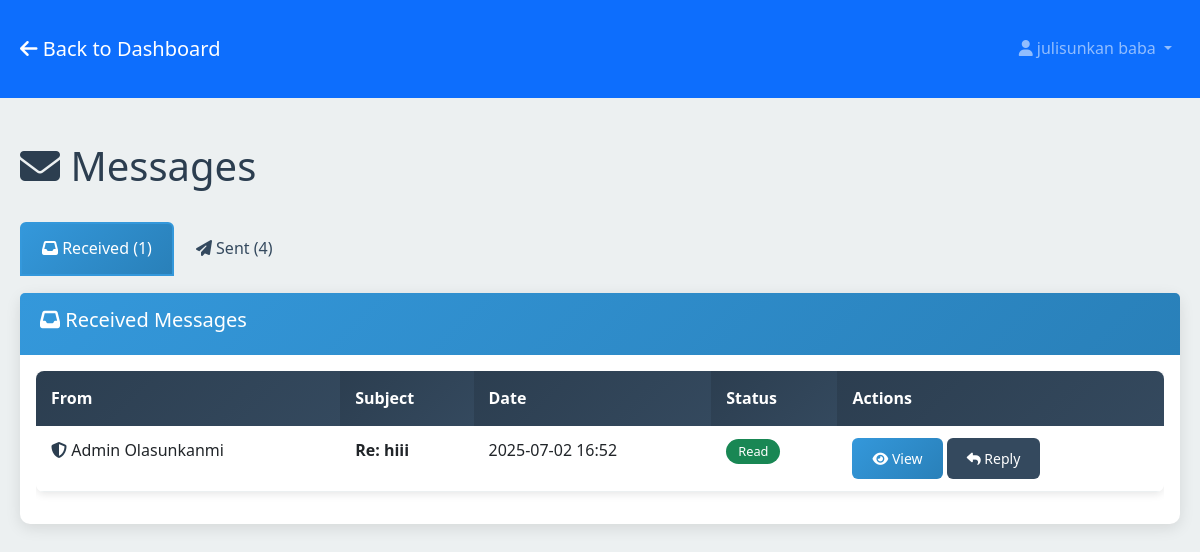
Screenshot of /messages (signed in) with the database file from the repository.
### models.py (models this page shows, shortened)
class User(db.Model):
    id = db.Column(db.Integer, primary_key=True)
    username = db.Column(db.String(80), unique=True, nullable=False)
    email = db.Column(db.String(120), unique=True, nullable=False)
    password_hash = db.Column(db.String(255), nullable=False)
    first_name = db.Column(db.String(100), nullable=False)
    last_name = db.Column(db.String(100), nullable=False)
    is_admin = db.Column(db.Boolean, default=False)
    is_verified = db.Column(db.Boolean, default=False)
    verification_token = db.Column(db.String(100), nullable=True)
    reset_token = db.Column(db.String(100), nullable=True)
    reset_token_expires = db.Column(db.DateTime, nullable=True)
    created_at = db.Column(db.DateTime, default=datetime.utcnow)
    last_login = db.Column(db.DateTime, nullable=True)
    pdf_codes = db.relationship('UserPDFCode', foreign_keys='UserPDFCode.user_id', backref='user', lazy=True, cascade='all, delete-orphan')
    pdf_requests = db.relationship('PDFRequest', backref='user', lazy=True, cascade='all, delete-orphan')
    sent_messages = db.relationship('Message', foreign_keys='Message.sender_id', backref='sender', lazy=True, cascade='all, delete-orphan')
    received_messages = db.relationship('Message', foreign_keys='Message.recipient_id', backref='recipient', lazy=True, cascade='all, delete-orphan')
    uploaded_pdfs = db.relationship('UserPDFCode', foreign_keys='UserPDFCode.uploaded_by_admin_id', backref='uploader', lazy=True)

class Message(db.Model):
    id = db.Column(db.Integer, primary_key=True)
    sender_id = db.Column(db.Integer, db.ForeignKey('user.id', ondelete='CASCADE'), nullable=False)
    recipient_id = db.Column(db.Integer, db.ForeignKey('user.id', ondelete='CASCADE'), nullable=False)
    subject = db.Column(db.String(200), nullable=False)
    content = db.Column(db.Text, nullable=False)  # Allows HTML content
    is_read = db.Column(db.Boolean, default=False)
    created_at = db.Column(db.DateTime, default=datetime.utcnow)
    parent_message_id = db.Column(db.Integer, db.ForeignKey('message.id', ondelete='CASCADE'), nullable=True)
    replies = db.relationship('Message', backref=db.backref('parent', remote_side=[id]), lazy=True)

### app.py (the view)
@app.route('/messages')
@login_required
def messages():
    user = User.query.get(session['user_id'])
    sent_messages = Message.query.filter_by(sender_id=user.id).order_by(Message.created_at.desc()).all()
    received_messages = Message.query.filter_by(recipient_id=user.id).order_by(Message.created_at.desc()).all()
    return render_template('messages/messages.html',
                         user=user,
                         sent_messages=sent_messages,
                         received_messages=received_messages)

### app.py (called while the page is built)
def login_required(f):
    @wraps(f)
    def decorated_function(*args, **kwargs):
        if 'user_id' not in session:
            flash('Please log in to access this page.', 'error')
            return redirect(url_for('login'))
        return f(*args, **kwargs)
    return decorated_function

### templates/messages/messages.html (shortened to what this page needs)
<!DOCTYPE html>
<html lang="en">
<head>
    <link href="https://cdn.jsdelivr.net/npm/bootstrap@5.3.0/dist/css/bootstrap.min.css" rel="stylesheet">
    <link rel="stylesheet" href="https://cdnjs.cloudflare.com/ajax/libs/font-awesome/6.4.0/css/all.min.css">
    <link rel="stylesheet" href="{{ url_for('static', filename='css/style.css') }}">
</head>
<body>
    <nav class="navbar navbar-expand-lg navbar-dark bg-primary">
        <div class="container">
            <a class="navbar-brand" href="{{ url_for('dashboard') }}">
                <i class="fas fa-arrow-left"></i> Back to Dashboard
            </a>
            <div class="navbar-nav ms-auto">
                <div class="nav-item dropdown">
                    <a class="nav-link dropdown-toggle" href="#" id="navbarDropdown" role="button" data-bs-toggle="dropdown">
                        <i class="fas fa-user"></i> {{ user.first_name }} {{ user.last_name }}
                    </a>
                </div>
            </div>
        </div>
    </nav>
    <div class="container mt-4">
        <div class="row">
            <div class="col-12">
                <div class="d-flex justify-content-between align-items-center mb-4">
                    <h1><i class="fas fa-envelope"></i> Messages</h1>
                </div>
            </div>
        </div>
        <ul class="nav nav-tabs" id="messageTabs">
            <li class="nav-item">
                <a class="nav-link active" id="received-tab" data-bs-toggle="tab" href="#received">
                    <i class="fas fa-inbox"></i> Received ({{ received_messages|length }})
                </a>
            </li>
            <li class="nav-item">
                <a class="nav-link" id="sent-tab" data-bs-toggle="tab" href="#sent">
                    <i class="fas fa-paper-plane"></i> Sent ({{ sent_messages|length }})
                </a>
            </li>
        </ul>
        <div class="tab-content mt-3">
            <div class="tab-pane fade show active" id="received">
                <div class="card">
                    <div class="card-header">
                        <h5><i class="fas fa-inbox"></i> Received Messages</h5>
                    </div>
                    <div class="card-body">
                        {% if received_messages %}
                        <div class="table-responsive">
                            <table class="table table-hover">
                                <thead>
                                    <tr>
                                        <th>From</th>
                                        <th>Subject</th>
                                        <th>Date</th>
                                        <th>Status</th>
                                        <th>Actions</th>
                                    </tr>
                                </thead>
                                <tbody>
                                    {% for message in received_messages %}
                                    <tr class="{% if not message.is_read %}table-warning{% endif %}">
                                        <td>
                                            {% if message.sender.is_admin %}
                                            <i class="fas fa-shield-alt text-primary"></i>
                                            {% endif %}
                                            {{ message.sender.first_name }} {{ message.sender.last_name }}
                                        </td>
                                        <td>
                                            <strong>{{ message.subject }}</strong>
                                        </td>
                                        <td>{{ message.created_at.strftime('%Y-%m-%d %H:%M') }}</td>
                                        <td>
                                            {% if message.is_read %}
                                            <span class="badge bg-success">Read</span>
                                            {% else %}
                                            <span class="badge bg-warning">Unread</span>
                                            {% endif %}
                                        </td>
                                        <td>
                                            <button type="button" class="btn btn-sm btn-primary" onclick="viewMessage({{ message.id }}, '{{ message.sender.first_name }} {{ message.sender.last_name }}', '{{ message.subject }}', {{ message.sender.id }}, {{ message.is_read|lower }})">
                                                <i class="fas fa-eye"></i> View
                                            </button>
                                            {% if user.is_admin or message.sender.is_admin %}
                                            <button type="button" class="btn btn-sm btn-secondary" onclick="replyToMessage({{ message.sender.id }}, '{{ message.sender.first_name }} {{ message.sender.last_name }}', 'Re: {{ message.subject }}', {{ message.id }})">
                                                <i class="fas fa-reply"></i> Reply
                                            </button>
                                            {% endif %}
                                        </td>
                                    </tr>
                                    {% endfor %}
                                </tbody>
                            </table>
                        </div>
                        {% else %}
                        <div class="text-center py-4">
                            <i class="fas fa-inbox fa-3x text-muted mb-3"></i>
                            <h5>No messages received</h5>
                            <p class="text-muted">Your received messages will appear here.</p>
                        </div>
                        {% endif %}
                    </div>
                </div>
            </div>
        </div>
    </div>
</body>
</html>

### static/css/style.css (style rules this page uses)
:root { --primary-color: #2c3e50; --secondary-color: #34495e; --accent-color: #3498db; --success-color: #27ae60; --danger-color: #e74c3c; --warning-color: #f39c12; --info-color: #16a085; --light-color: #ecf0f1; --dark-color: #2c3e50; --white: #ffffff; --black: #000000; --gradient-primary: linear-gradient(135deg, #2c3e50 0%, #34495e 100%); --gradient-accent: linear-gradient(135deg, #3498db 0%, #2980b9 100%); }
body { font-family: 'Segoe UI', Tahoma, Geneva, Verdana, sans-serif; background-color: var(--light-color); color: var(--dark-color); line-height: 1.6; margin: 0; padding: 0; }
.container { max-width: 1200px; margin: 0 auto; padding: 20px; }
.card, .document-card { border: none; border-radius: 10px; box-shadow: 0 4px 15px rgba(0, 0, 0, 0.1); margin-bottom: 20px; transition: all 0.3s ease; }
.card-header { background: var(--gradient-accent); color: var(--white); border-bottom: none; border-radius: 10px 10px 0 0; padding: 15px 20px; }
.btn { border-radius: 6px; padding: 10px 20px; font-weight: 500; transition: all 0.3s ease; border: none; }
.btn-primary { background: var(--gradient-accent); color: var(--white); }
.btn-secondary { background: var(--secondary-color); }
.nav-tabs { border-bottom: 2px solid var(--light-color); }
.nav-tabs .nav-link { border-radius: 6px 6px 0 0; border: 2px solid transparent; color: var(--secondary-color); font-weight: 500; padding: 12px 20px; transition: all 0.3s ease; }
.nav-tabs .nav-link.active { background: var(--gradient-accent); border-color: var(--accent-color); color: var(--white); }
.badge { font-size: 0.8em; padding: 6px 12px; border-radius: 20px; font-weight: 500; }
.table { border-radius: 8px; overflow: hidden; box-shadow: 0 2px 8px rgba(0, 0, 0, 0.1); }
.table thead th { background: var(--gradient-primary); color: var(--white); border: none; font-weight: 600; padding: 15px; }
.table tbody td { padding: 12px 15px; border-color: var(--light-color); }
.text-primary { color: var(--primary-color) !important; }

### rows the page displays
User: first_name "julisunkan", last_name "baba"
Message: sender.first_name "Admin", sender.last_name "Olasunkanmi", subject "Re: hiii", created_at "2025-07-02 16:52", is_read "Read"

### other values shown
{{ received_messages|length }} "1"
{{ sent_messages|length }} "4"
